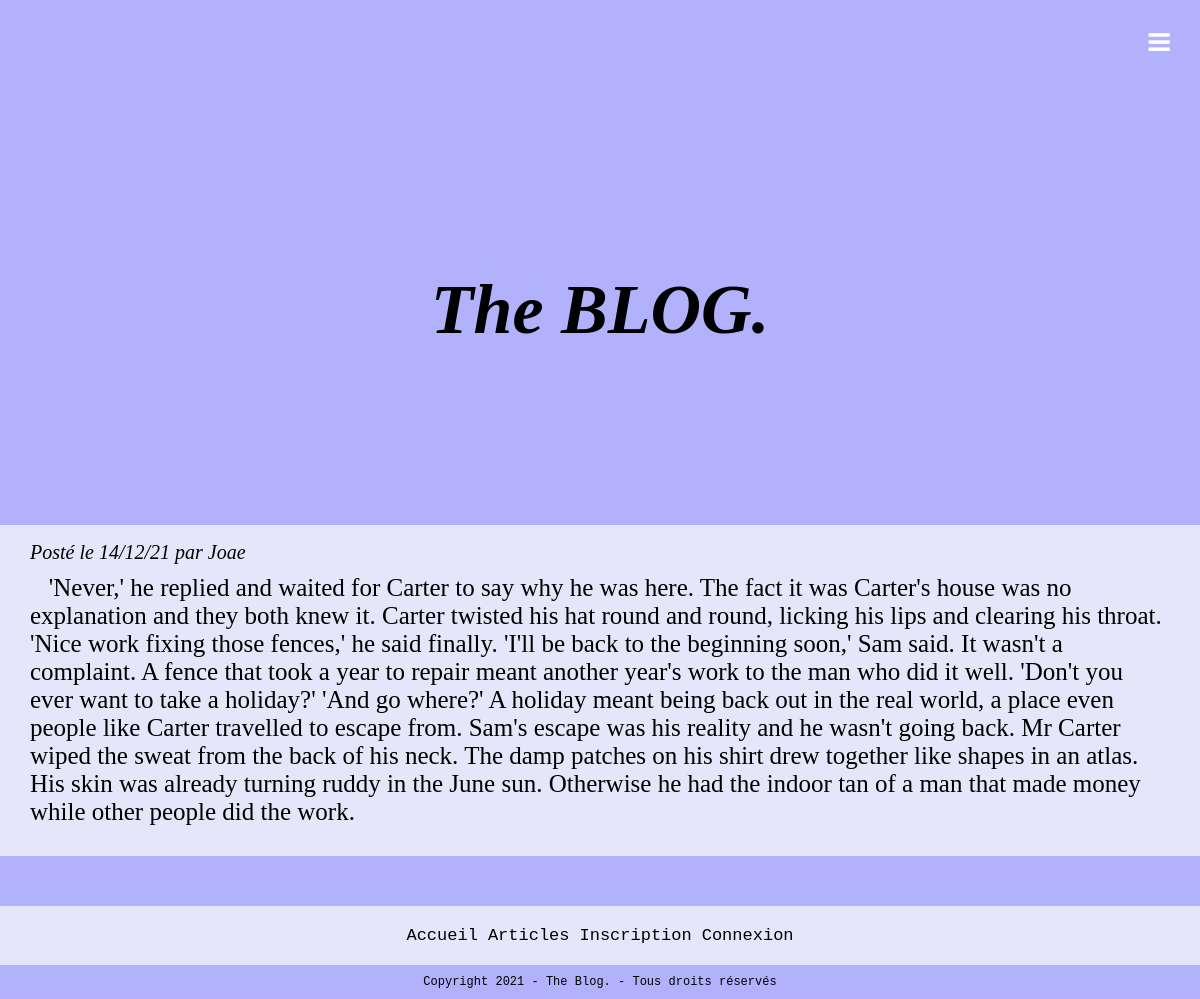
The page /article.php?id=6 on the database its author committed.
### tables this page shows
CREATE TABLE `articles` (
  `id` int(11) NOT NULL,
  `article` text NOT NULL,
  `id_utilisateur` int(11) NOT NULL,
  `id_categorie` int(11) NOT NULL,
  `date` timestamp NOT NULL DEFAULT CURRENT_TIMESTAMP ON UPDATE CURRENT_TIMESTAMP
);

CREATE TABLE `utilisateurs` (
  `id` int(11) NOT NULL,
  `login` varchar(255) NOT NULL,
  `password` varchar(255) NOT NULL,
  `email` varchar(255) NOT NULL,
  `id_droits` int(11) NOT NULL
);

### article.php (the view, shortened to what this page needs)
<!DOCTYPE html>
<html>
<head>
  <?php include "head.php";?>
 </head>
 <body>
  <header>
    <?php include "header.php";?>
  </header>
  <main>
  <h1 class="title"><i>The BLOG.  </i></h1>
  <div class='index_articles'>
<?php
include "db_link.php";
$id = $_GET['id'];
$sql = "SELECT * FROM articles WHERE id = $id";
$query = $conn->query($sql);
$articles = $query->fetch_all();
$sql = "SELECT utilisateurs.id, utilisateurs.login FROM utilisateurs INNER JOIN articles ON articles.id_utilisateur = articles.id" ;
$query = $conn->query($sql);
$users = $query->fetch_all();
foreach(array_reverse($articles) as $article){
  echo "<div>
          <article>";
  foreach($users as $user){
    if ($article[2] == $user[0]){
      $uname = $user[1];
    }
  }
  $date = date_create($article[4]);
  $date = date_format($date, 'd/m/y');
  echo "
  <div class='articles_container'>
    <div class='info_article'>
      <div class='post_info'><i> Posté le $date par $uname</i></br>
      </div>
      <div class='read_more'>
      </div>
    </div>
    <div > &nbsp&nbsp $article[1]
    </div>
  </div>
  </article>
  </div>
  ";
}
?>
</div>
</main>
  <footer>
    <?php include "footer.php";?>
  </footer>
</body>
</html>

### style.css (style rules this page uses)
* { box-sizing: border-box; margin : 0; }
body { background-color: rgb(177, 177, 252); font-family : Georgia, serif; font-size : 25px; }
main { display : flex; flex-direction : column; }
header { display : flex; flex-direction: row; justify-content: flex-end; align-items: flex-end; gap : 20px; padding : 30px; }
.post_info { width : 100%; font-style : italic; }
.title { display : flex; flex-direction: column; justify-content: center; align-items:center; height: 430px; font-size : 70px; }
footer { font-size : 10px; }
.index_articles { display : flex; flex-direction :column; gap : 10px; }
.index_articles article { background-color : lavender; width : 1200px; display : flex ; flex-direction: column; justify-content: center; align-items:center; box-sizing: border-box; padding: 30px; }
main { display : flex; flex-direction : column; justify-content: center; align-items: center; }
.info_article { display :flex; flex-direction : row; justify-content: flex-start; align-items: flex-start; width : 100%; gap : 850px; font-size : 20px; line-height : 35px; padding-bottom : 4px; margin-top : -20px; }

### rows shown on the page
articles: date "14/12/21", id_utilisateur.login "Joae", article "'Never,' he replied and waited for Carter to say why he was here. The fact it was Carter's house was no explanation and they both knew it. Carter twisted his hat round and round, licking his lips and clearing his throat. 'Nice work fixing those fences,' he said finally. 'I'll be back to the beginning soon,' Sam said. It wasn't a complaint. A fence that took a year to repair meant another year's work to the man who did it well. 'Don't you ever want to take a holiday?' 'And go where?' A holiday meant being back out in the real world, a place even people like Carter travelled to escape from. Sam's escape was his reality and he wasn't going back. Mr Carter wiped the sweat from the back of his…"
